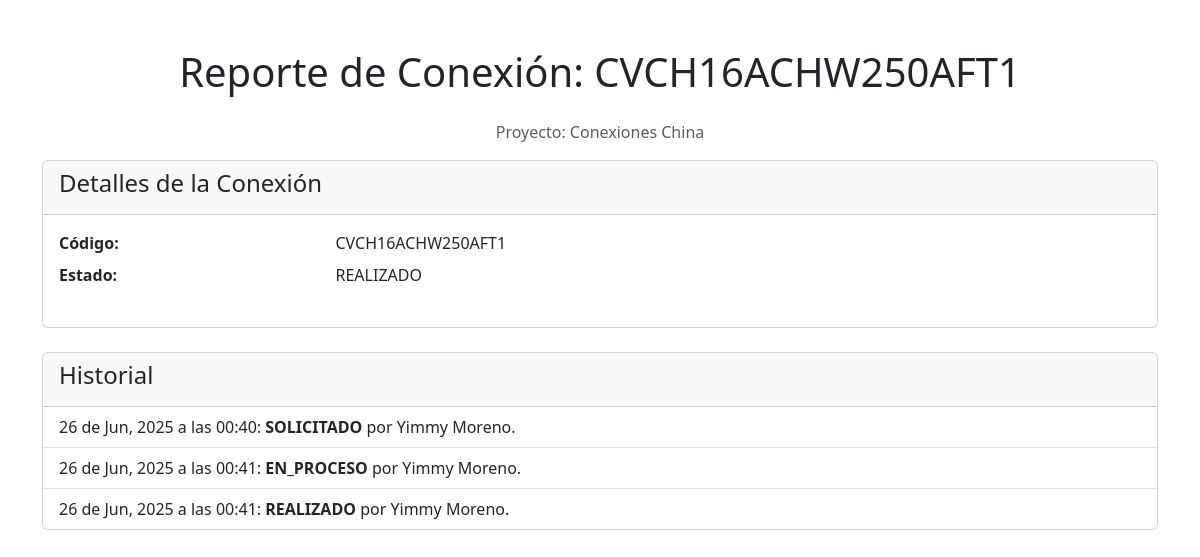
The page /conexiones/1/reporte (signed in) on the database its author committed.
### tables this page shows
CREATE TABLE proyectos (
  id INTEGER PRIMARY KEY AUTOINCREMENT,      -- Identificador único para cada proyecto.
  nombre TEXT NOT NULL UNIQUE,               -- Nombre del proyecto, debe ser único.
  descripcion TEXT,                          -- Descripción opcional del proyecto.
  fecha_creacion TIMESTAMP NOT NULL DEFAULT CURRENT_TIMESTAMP, -- Fecha de creación del proyecto.
  creador_id INTEGER,                        -- ID del usuario que creó el proyecto.
  FOREIGN KEY (creador_id) REFERENCES usuarios (id) ON DELETE SET NULL
);

CREATE TABLE conexiones (
  id INTEGER PRIMARY KEY AUTOINCREMENT,      -- Identificador único para cada conexión.
  codigo_conexion TEXT NOT NULL UNIQUE,      -- Código único generado por el sistema (ej: MV-IPE300-T1).
  proyecto_id INTEGER NOT NULL,              -- ID del proyecto al que pertenece la conexión.
  tipo TEXT NOT NULL,                        -- Tipo principal de conexión (ej: 'MOMENTO').
  subtipo TEXT NOT NULL,                     -- Subtipo dentro del tipo principal (ej: 'VIGA-COLUMNA (ALA)').
  tipologia TEXT NOT NULL,                   -- Tipología específica (ej: 'T0', 'T1').
  descripcion TEXT,                          -- Descripción opcional proporcionada por el solicitante.
  detalles_json TEXT,                        -- Almacena datos dinámicos (perfiles, etc.) en formato JSON.
  estado TEXT NOT NULL DEFAULT 'SOLICITADO'
    -- Se añade una restricción CHECK para garantizar la integridad de los datos de estado.
    CHECK(estado IN ('SOLICITADO', 'EN_PROCESO', 'REALIZADO', 'APROBADO', 'RECHAZADO')),
  solicitante_id INTEGER,                    -- ID del usuario que solicitó la conexión.
  realizador_id INTEGER,                     -- ID del usuario que está realizando la conexión.
  aprobador_id INTEGER,                      -- ID del usuario que aprobó la conexión.
  fecha_creacion TIMESTAMP NOT NULL DEFAULT CURRENT_TIMESTAMP, -- Fecha de creación de la solicitud.
  fecha_modificacion TIMESTAMP NOT NULL DEFAULT CURRENT_TIMESTAMP, -- Fecha de la última modificación de estado.
  detalles_rechazo TEXT,                     -- Almacena el motivo del rechazo.
  FOREIGN KEY (proyecto_id) REFERENCES proyectos (id) ON DELETE CASCADE,
  FOREIGN KEY (solicitante_id) REFERENCES usuarios (id) ON DELETE SET NULL,
  FOREIGN KEY (realizador_id) REFERENCES usuarios (id) ON DELETE SET NULL,
  FOREIGN KEY (aprobador_id) REFERENCES usuarios (id) ON DELETE SET NULL
);

CREATE TABLE historial_estados (
  id INTEGER PRIMARY KEY AUTOINCREMENT,
  conexion_id INTEGER NOT NULL,
  usuario_id INTEGER,
  estado TEXT NOT NULL,                      -- El estado al que se cambió (ej: 'APROBADO').
  detalles TEXT,                             -- Detalles adicionales (ej: motivo del rechazo).
  fecha TIMESTAMP NOT NULL DEFAULT CURRENT_TIMESTAMP,
  FOREIGN KEY (conexion_id) REFERENCES conexiones (id) ON DELETE CASCADE,
  FOREIGN KEY (usuario_id) REFERENCES usuarios (id) ON DELETE SET NULL
);

CREATE TABLE usuarios (
  id INTEGER PRIMARY KEY AUTOINCREMENT,      -- Identificador único para cada usuario.
  username TEXT NOT NULL UNIQUE,             -- Nombre de usuario para el login, debe ser único.
  nombre_completo TEXT NOT NULL,             -- Nombre completo del usuario para mostrar en la interfaz.
  email TEXT NOT NULL UNIQUE,                -- Correo electrónico, debe ser único.
  password_hash TEXT NOT NULL,               -- Contraseña hasheada para almacenamiento seguro.
  activo BOOLEAN NOT NULL DEFAULT 1,         -- Indica si la cuenta está activa (1) o desactivada (0).
  fecha_creacion TIMESTAMP NOT NULL DEFAULT CURRENT_TIMESTAMP -- Fecha y hora de creación de la cuenta.
);

### routes/conexiones.py (the view)
@conexiones_bp.route('/<int:conexion_id>/reporte')
@roles_required('ADMINISTRADOR', 'APROBADOR', 'REALIZADOR', 'SOLICITANTE')
def reporte_conexion(conexion_id):
    db = get_db()
    conexion = _get_conexion(conexion_id)
    historial = db.execute("SELECT h.*, u.nombre_completo FROM historial_estados h JOIN usuarios u ON h.usuario_id = u.id WHERE h.conexion_id = ? ORDER BY h.fecha ASC", (conexion_id,)).fetchall()
    comentarios = db.execute("SELECT c.*, u.nombre_completo FROM comentarios c JOIN usuarios u ON c.usuario_id = u.id WHERE c.conexion_id = ? ORDER BY c.fecha_creacion ASC", (conexion_id,)).fetchall()
    archivos_raw = db.execute('SELECT a.*, u.nombre_completo as subido_por FROM archivos a JOIN usuarios u ON a.usuario_id = u.id WHERE a.conexion_id = ? ORDER BY a.fecha_subida ASC', (conexion_id,)).fetchall()
    archivos_agrupados = defaultdict(list)
    for archivo in archivos_raw:
        archivos_agrupados[archivo['tipo_archivo']].append(archivo)
    detalles = json.loads(conexion['detalles_json']) if conexion['detalles_json'] else {}
    tipologia_config = _get_tipologia_config(conexion['tipo'], conexion['subtipo'], conexion['tipologia'])
    log_action('GENERAR_REPORTE_CONEXION', g.user['id'], 'conexiones', conexion_id,
               f"Reporte de conexión generado para '{conexion['codigo_conexion']}'.") # Auditoría
    return render_template('reporte_conexion.html',
                           conexion=conexion,
                           historial=historial,
                           comentarios=comentarios,
                           archivos_agrupados=archivos_agrupados,
                           detalles=detalles,
                           tipologia_config=tipologia_config,
                           titulo=f"Reporte de Conexión: {conexion['codigo_conexion']}")

### db.py (called while the page is built)
def convert_timestamp(val):
    return datetime.datetime.fromisoformat(val.decode())

def get_db():
    if 'db' not in g:
        g.db = sqlite3.connect(
            current_app.config['DATABASE'],
            detect_types=sqlite3.PARSE_DECLTYPES,
            timeout=10 # Timeout de 10 segundos para evitar bloqueos largos
        )
        g.db.row_factory = sqlite3.Row
        g.db.execute("PRAGMA foreign_keys = ON;")
        g.db.execute("PRAGMA journal_mode=WAL;")
    return g.db

def log_action(accion, usuario_id, tipo_objeto, objeto_id, detalles=None):
    db = get_db()
    try:
        db.execute(
            'INSERT INTO auditoria_acciones (usuario_id, accion, tipo_objeto, objeto_id, detalles) VALUES (?, ?, ?, ?, ?)',
            (usuario_id, accion, tipo_objeto, objeto_id, detalles)
        )
        db.commit()
    except Exception as e:
        current_app.logger.error(f"Error al registrar acción de auditoría: {accion} por {usuario_id} - {e}")

### routes/__init__.py (called while the page is built)
def roles_required(*roles):
    def wrapper(f):
        @wraps(f)
        def decorated_function(*args, **kwargs):
            if g.user is None:
                flash("Debes iniciar sesión para acceder a esta página.", "warning")
                return redirect(url_for('auth.login', next=request.url))
            user_roles = set(session.get('user_roles', []))
            required_roles = set(roles)
            if required_roles.isdisjoint(user_roles):
                abort(403)
            return f(*args, **kwargs)
        return decorated_function
    return wrapper

### routes/conexiones.py (called while the page is built)
def _get_conexion(conexion_id):
    db = get_db()
    conexion_query = """
        SELECT c.*, p.nombre as proyecto_nombre,
               sol.nombre_completo as solicitante_nombre,
               real.nombre_completo as realizador_nombre,
               aprob.nombre_completo as aprobador_nombre
        FROM conexiones c
        JOIN proyectos p ON c.proyecto_id = p.id
        LEFT JOIN usuarios sol ON c.solicitante_id = sol.id
        LEFT JOIN usuarios real ON c.realizador_id = real.id
        LEFT JOIN usuarios aprob ON c.aprobador_id = aprob.id
        WHERE c.id = ?
    """
    conexion = db.execute(conexion_query, (conexion_id,)).fetchone()
    if conexion is None:
        abort(404, f"La conexión con id {conexion_id} no existe.")
    return conexion

### templates/reporte_conexion.html (shortened to what this page needs)
<!DOCTYPE html>
<html lang="es">
<head>
    <link href="https://cdn.jsdelivr.net/npm/bootstrap@5.3.3/dist/css/bootstrap.min.css" rel="stylesheet">
</head>
<body>
    <div class="container my-5">
        <h1 class="text-center mb-4">{{ titulo }}</h1>
        <p class="text-center text-muted">Proyecto: {{ conexion.proyecto_nombre }}</p>
        <div class="card mb-4">
            <div class="card-header"><h4>Detalles de la Conexión</h4></div>
            <div class="card-body">
                <dl class="row">
                    <dt class="col-sm-3">Código:</dt><dd class="col-sm-9">{{ conexion.codigo_conexion }}</dd>
                    <dt class="col-sm-3">Estado:</dt><dd class="col-sm-9">{{ conexion.estado }}</dd>
                    </dl>
            </div>
        </div>
        <div class="card">
            <div class="card-header"><h4>Historial</h4></div>
            <ul class="list-group list-group-flush">
                {% for evento in historial %}<li class="list-group-item">{{ evento.fecha|format_datetime }}: <strong>{{ evento.estado }}</strong> por {{ evento.nombre_completo }}.</li>{% endfor %}
            </ul>
        </div>
    </div>
</body>
</html>

### templates/reporte_conexion.html (style rules this page uses)
body { -webkit-print-color-adjust: exact; print-color-adjust: exact; }

### rows shown on the page
proyectos: proyecto_nombre "Conexiones China"
conexiones: codigo_conexion "CVCH16ACHW250AFT1", estado "REALIZADO"
historial_estados: fecha "26 de Jun, 2025 a las 00:40", estado "SOLICITADO", nombre_completo "Yimmy Moreno"
historial_estados: fecha "26 de Jun, 2025 a las 00:41", estado "EN_PROCESO", nombre_completo "Yimmy Moreno"
historial_estados: fecha "26 de Jun, 2025 a las 00:41", estado "REALIZADO", nombre_completo "Yimmy Moreno"

### other values the page prints
{{ titulo }} "Reporte de Conexión: CVCH16ACHW250AFT1"
